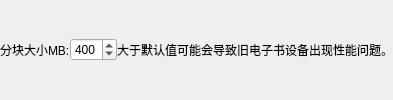
     <widget class="QWidget" name="chunkSizeWidget" native="true">
      <property name="sizePolicy">
       <sizepolicy hsizetype="Minimum" vsizetype="Fixed">
        <horstretch>0</horstretch>
        <verstretch>0</verstretch>
       </sizepolicy>
      </property>
      <property name="visible">
       <bool>false</bool>
      </property>
      <property name="toolTip">
       <string>&lt;html&gt;&lt;head/&gt;&lt;body&gt;&lt;p&gt;警告：分块大小大于默认值可能导致&lt;br/&gt;性能/电池问题，特别是在旧设备上。&lt;/p&gt;&lt;/body&gt;&lt;/html&gt;</string>
      </property>
      <layout class="QHBoxLayout" name="horizontalLayout_4">
       <property name="spacing">
        <number>0</number>
       </property>
       <property name="leftMargin">
        <number>0</number>
       </property>
       <property name="topMargin">
        <number>0</number>
       </property>
       <property name="rightMargin">
        <number>0</number>
       </property>
       <property name="bottomMargin">
        <number>0</number>
       </property>
       <item>
        <widget class="QLabel" name="chunkSizeLabel">
         <property name="sizePolicy">
          <sizepolicy hsizetype="Minimum" vsizetype="Preferred">
           <horstretch>0</horstretch>
           <verstretch>0</verstretch>
          </sizepolicy>
         </property>
         <property name="text">
          <string>分块大小MB:</string>
         </property>
        </widget>
       </item>
       <item>
        <widget class="QSpinBox" name="chunkSizeBox">
         <property name="minimum">
          <number>50</number>
         </property>
         <property name="maximum">
          <number>600</number>
         </property>
         <property name="value">
          <number>400</number>
         </property>
        </widget>
       </item>
       <item>
        <widget class="QLabel" name="chunkSizeWarnLabel">
         <property name="sizePolicy">
          <sizepolicy hsizetype="Minimum" vsizetype="Preferred">
           <horstretch>0</horstretch>
           <verstretch>0</verstretch>
          </sizepolicy>
         </property>
         <property name="text">
          <string>大于默认值可能会导致旧电子书设备出现性能问题。</string>
         </property>
        </widget>
       </item>
      </layout>
     </widget>
